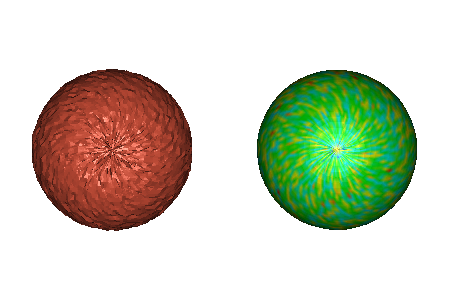

Write the Python code that produced this figure.
#!/usr/bin/env python

# Smooth a noisy sphere using vtkWindowedSincPolyDataFilter with Hamming
# window function, displaying original and smoothed versions in two viewports.

# Factory overrides
import vtkmodules.vtkInteractionStyle  # noqa: F401
import vtkmodules.vtkRenderingOpenGL2  # noqa: F401

from vtkmodules.vtkCommonColor import vtkNamedColors
from vtkmodules.vtkFiltersCore import vtkWindowedSincPolyDataFilter
from vtkmodules.vtkFiltersGeneral import (
    vtkBrownianPoints,
    vtkWarpVector,
)
from vtkmodules.vtkFiltersSources import vtkSphereSource
from vtkmodules.vtkRenderingCore import (
    vtkActor,
    vtkPolyDataMapper,
    vtkRenderWindow,
    vtkRenderWindowInteractor,
    vtkRenderer,
)

resolution = 100
colors = vtkNamedColors()
rgb = [0.0, 0.0, 0.0]
colors.GetColorRGB("tomato", rgb)

# Source: high-resolution sphere
sphere = vtkSphereSource()
sphere.SetThetaResolution(resolution)
sphere.SetPhiResolution(int(resolution / 2))

# Add noise via Brownian motion vectors
brownian = vtkBrownianPoints()
brownian.SetInputConnection(sphere.GetOutputPort())
brownian.SetMinimumSpeed(0.0)
brownian.SetMaximumSpeed(0.01)

# Warp sphere with noise
warp = vtkWarpVector()
warp.SetInputConnection(brownian.GetOutputPort())
warp.SetScaleFactor(1.0)

# Smooth with windowed sinc filter
smooth = vtkWindowedSincPolyDataFilter()
smooth.SetInputConnection(warp.GetOutputPort())
smooth.SetNumberOfIterations(20)
smooth.FeatureEdgeSmoothingOff()
smooth.BoundarySmoothingOff()
smooth.NonManifoldSmoothingOff()
smooth.SetPassBand(0.1)
smooth.GenerateErrorScalarsOn()
smooth.GenerateErrorVectorsOn()
smooth.SetWindowFunctionToHamming()
smooth.Update()

# Original noisy sphere
mapper_0 = vtkPolyDataMapper()
mapper_0.SetInputConnection(warp.GetOutputPort())

actor_0 = vtkActor()
actor_0.SetMapper(mapper_0)
actor_0.GetProperty().SetDiffuseColor(rgb)
actor_0.GetProperty().SetDiffuse(0.8)
actor_0.GetProperty().SetSpecular(0.4)
actor_0.GetProperty().SetSpecularPower(30)

# Smoothed sphere
mapper_1 = vtkPolyDataMapper()
mapper_1.SetInputConnection(smooth.GetOutputPort())
mapper_1.SetScalarRange(smooth.GetOutput().GetScalarRange())

actor_1 = vtkActor()
actor_1.SetMapper(mapper_1)
actor_1.GetProperty().SetDiffuseColor(rgb)
actor_1.GetProperty().SetDiffuse(0.8)
actor_1.GetProperty().SetSpecular(0.4)
actor_1.GetProperty().SetSpecularPower(30)

# Two viewports with shared camera
renderer_0 = vtkRenderer()
renderer_0.SetViewport(0, 0, 0.5, 1.0)
renderer_0.SetBackground(1, 1, 1)
renderer_0.AddActor(actor_0)

renderer_1 = vtkRenderer()
renderer_1.SetViewport(0.5, 0, 1.0, 1.0)
renderer_1.SetBackground(1, 1, 1)
renderer_1.AddActor(actor_1)
# Window
render_window = vtkRenderWindow()
render_window.AddRenderer(renderer_0)
render_window.AddRenderer(renderer_1)
render_window.SetSize(450, 300)
render_window.SetWindowName("windowed sinc polydata")

# Scene
renderer_1.SetActiveCamera(renderer_0.GetActiveCamera())
renderer_0.ResetCamera()
renderer_0.GetActiveCamera().Zoom(1.25)

# Interactor
interactor = vtkRenderWindowInteractor()
interactor.SetRenderWindow(render_window)

interactor.Initialize()
interactor.Start()
